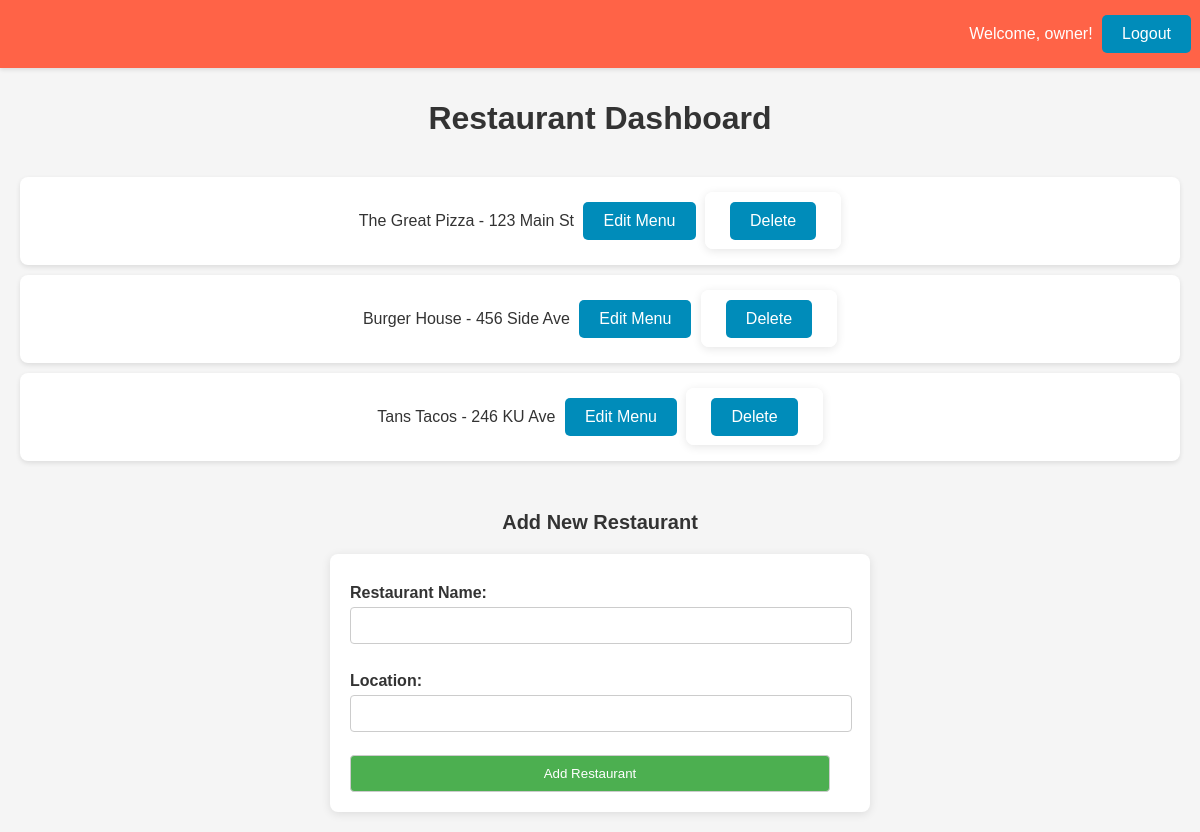
/owner_dashboard (signed in), run on the app's committed database.
### tables this page shows
CREATE TABLE restaurants (
    rest_id INTEGER PRIMARY KEY AUTOINCREMENT,
    name TEXT NOT NULL,
    location TEXT NOT NULL,
    owner INTEGER
);

### app.py (the view)
@app.route('/owner_dashboard')
def owner_dashboard():
    if 'logged_in' in session and session['user_role'] == 2:  # Assuming '2' is for restaurant owners
        conn = get_db_connection()
        cur = conn.cursor()
        print("id check: ", session['user_id'])
        cur.execute('SELECT rest_id, name, location FROM restaurants WHERE owner = ?', (session['user_id'],))
        restaurants = cur.fetchall()
        print(restaurants)
        conn.close()
        return render_template('owner_dashboard.html', restaurants=[dict(row) for row in restaurants])
    else:
        return redirect(url_for('login'))  # Redirect non-owners to the login page

### app.py (called while the page is built)
def get_db_connection():
    conn = sqlite3.connect('eatease.db')
    conn.row_factory = sqlite3.Row
    return conn

@app.before_request
def handle_session_clearing():
    global session_cleared
    if not session_cleared:
        session.clear()
        session_cleared = True

### templates/owner_dashboard.html (shortened to what this page needs)
<!DOCTYPE html>
<html lang="en">
<head>
</head>
<body>
    <div class="header">
        <p>Welcome, {{ session.username }}!</p>
        <button class="btn" onclick="location.href='/logout'">Logout</button>
    </div>
    <h1>Restaurant Dashboard</h1>
    <ul>
        {% for restaurant in restaurants %}
        <li>
            {{ restaurant.name }} - {{ restaurant.location }}
            <button class="btn" onclick="location.href='/edit_menu/{{ restaurant.rest_id }}'">Edit Menu</button>
            <form action="/delete_restaurant/{{ restaurant.rest_id }}" method="post" style="display: inline;">
                <button type="submit" onclick="return confirm('Are you sure you want to delete this restaurant?');">Delete</button>
            </form>
        </li>
        {% endfor %}
    </ul>
    <h2>Add New Restaurant</h2>
    <form action="/add_restaurant" method="post">
        <label for="name">Restaurant Name:</label>
        <input type="text" id="name" name="name" required><br>
        <label for="location">Location:</label>
        <input type="text" id="location" name="location" required><br>
        <input type="submit" value="Add Restaurant">
    </form>
</body>
</html>

### templates/owner_dashboard.html (style rules this page uses)
body, h1, h2, p, ul, li { margin: 0; padding: 0; }
body { font-family: 'Arial', sans-serif; background-color: #f5f5f5; padding-top: 80px; color: #333; }
.header { background-color: #ff6347; padding: 10px 20px; text-align: right; position: fixed; width: 98%; top: 0; left: 0; box-shadow: 0 2px 4px rgba(0,0,0,0.1); }
.header p { color: white; display: inline; }
button, .btn { font-size: 16px; padding: 10px 20px; margin: 5px; background-color: #008cba; color: white; border: none; border-radius: 5px; cursor: pointer; text-decoration: none; display: inline-block; }
h1, h2 { text-align: center; color: #333; margin: 20px 0; padding: 0 15px; }
h2 { font-size: 20px; }
ul { list-style-type: none; padding: 20px; text-align: center; }
li { background-color: white; margin-bottom: 10px; padding: 20px; border-radius: 8px; box-shadow: 0 2px 5px rgba(0,0,0,0.1); display: inline-block; width: 100%; box-sizing: border-box; }
form { margin: 20px auto; padding: 20px; background-color: white; border-radius: 8px; box-shadow: 0 2px 10px rgba(0, 0, 0, 0.1); width: 90%; max-width: 500px; }
label { display: block; margin-top: 10px; font-weight: bold; }
input[type="text"], input[type="number"], input[type="email"], input[type="password"], input[type="submit"] { width: 480px; padding: 10px; margin-top: 5px; border: 1px solid #ccc; border-radius: 4px; display: block; }
input[type="submit"] { background-color: #4CAF50; color: white; cursor: pointer; }

### data on the page
restaurants: name "The Great Pizza", location "123 Main St"
restaurants: name "Burger House", location "456 Side Ave"
restaurants: name "Tans Tacos", location "246 KU Ave"

### other printed values
{{ session.username }} "owner"
